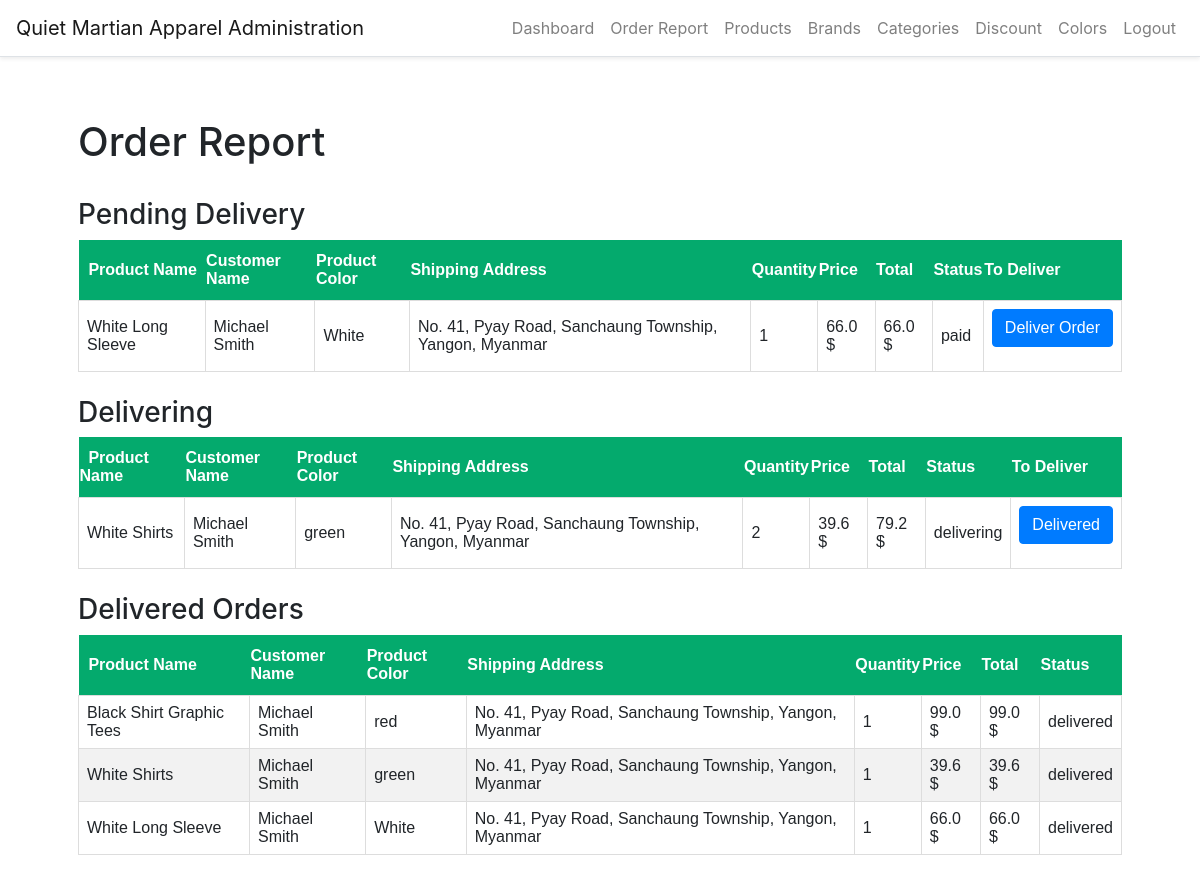
The page /order-report (signed in) on the database its author committed.
### website/models.py (models this page shows, shortened)
class Order(db.Model, UserMixin):
    id = db.Column(db.Integer, primary_key=True)
    customer_id = db.Column(db.Integer, db.ForeignKey('customer.id'))
    product_id = db.Column(db.Integer, db.ForeignKey('product.id'))
    order_no = db.Column(db.String(150), unique=True)
    quantity = db.Column(db.Integer)
    color = db.Column(db.String(30))
    price = db.Column(db.Float)
    order_total = db.Column(db.Float)
    order_date = db.Column(db.DateTime, default=func.now())
    order_status = db.Column(db.String(150))
    payments = db.relationship('Payment')
    product = db.relationship('Product', lazy=True)
    customer = db.relationship('Customer', lazy=True)

class Product(db.Model, UserMixin):
    id = db.Column(db.Integer, primary_key=True)
    brand_id = db.Column(db.Integer, db.ForeignKey('brand.id'))
    category_id = db.Column(db.Integer, db.ForeignKey('category.id'))
    title = db.Column(db.String(150))
    description = db.Column(db.String(255))
    stock = db.Column(db.Integer)
    discount_id = db.Column(db.Integer, db.ForeignKey('discount.id'))
    price = db.Column(db.Float)
    color_id = db.Column(db.Integer, db.ForeignKey('color.id'))
    image_1 = db.Column(db.String(150))
    image_2 = db.Column(db.String(150))
    image_3 = db.Column(db.String(150))
    created_date = db.Column(db.DateTime, default=func.now())
    created_by_id = db.Column(db.Integer)
    updated_date = db.Column(db.DateTime, default=func.now())
    updated_by_id = db.Column(db.Integer)
    brand = db.relationship('Brand')
    category = db.relationship('Category')
    color = db.relationship('Color')
    colors = db.relationship('Color', secondary='product_color')
    orders = db.relationship('Order', lazy=True)
    discount = db.relationship('Discount', lazy=True)

class Customer(db.Model, UserMixin):
    id = db.Column(db.Integer, primary_key=True)
    name = db.Column(db.String(150))
    nric = db.Column(db.String(150))
    nationality = db.Column(db.String(150))
    phone_number = db.Column(db.String(150))
    dob = db.Column(db.DateTime)
    email = db.Column(db.String(150), unique=True)
    address = db.Column(db.String(255))
    card_no = db.Column(db.String(150))
    username = db.Column(db.String(150), unique=True)
    password = db.Column(db.String(150))
    created_date = db.Column(db.DateTime, default=func.now())
    payments = db.relationship('Payment')
    orders = db.relationship('Order')

### website/auth.py (the view)
@auth.route('/order-report', methods=['GET', 'POST'])
def order_report():
    orders = Order.query.filter_by(order_status='paid').all()
    tod_orders = Order.query.filter_by(order_status='delivering').all()
    d_orders = Order.query.filter_by(order_status='delivered').all()
    return render_template("staff/order_report.html", tod_orders=tod_orders, d_orders=d_orders, orders=orders,
                           user=current_user)

### website/templates/staff/order_report.html (shortened to what this page needs)
{% extends "staff/layout.html" %}
{% block main %}
<link rel="stylesheet" href="static/payment.css">
    <h1>Order Report</h1>
<br>
<h3>Pending Delivery</h3>
        <table class="history">
            <thead>
                <tr>
                    <th>&nbsp;&nbsp;Product Name</th>
                    <th>Customer Name</th>
                    <th>Product Color</th>
                    <th>Shipping Address</th>
                    <th>Quantity</th>
                    <th>Price</th>
                    <th>Total</th>
                    <th>Status</th>
                    <th>To Deliver</th>
                </tr>
            </thead>
            <tbody>
            {% if orders %}
                {% for order in orders %}
                    <tr>
                        <td>{{ order.product.title }}</td>
                        <td>{{ order.customer.name }}</td>
                        <td>{{ order.color}}</td>
                        <td>{{ order.customer.address }}</td>
                        <td>{{ order.quantity }}</td>
                        <td>{{ order.price }} $</td>
                        <td>{{ order.order_total }} $</td>
                        <td>{{ order.order_status }}</td>
                        <td>
                            {% if order.order_status == 'paid' %}
                            <form method="POST" action="{{ url_for('auth.order_delivering') }}">
                                <button type="submit" class="btn btn-primary">Deliver Order</button>
                            </form>
                            {% endif %}
                        </td>
                    </tr>
                {% endfor %}
            {% else %}
            <td colspan="9" align="center">no orders pending delivery</td>
            {% endif %}
            </tbody>
        </table>
<br>
<h3>Delivering</h3>
        <table class="history">
            <thead>
                <tr>
                    <th>&nbsp;&nbsp;Product Name</th>
                    <th>Customer Name</th>
                    <th>Product Color</th>
                    <th>Shipping Address</th>
                    <th>Quantity</th>
                    <th>Price</th>
                    <th>Total</th>
                    <th>Status</th>
                    <th>To Deliver</th>
                </tr>
            </thead>
            <tbody>
            {% if tod_orders %}
                {% for order in tod_orders %}
                    <tr>
                        <td>{{ order.product.title }}</td>
                        <td>{{ order.customer.name }}</td>
                        <td>{{ order.color}}</td>
                        <td>{{ order.customer.address }}</td>
                        <td>{{ order.quantity }}</td>
                        <td>{{ order.price }} $</td>
                        <td>{{ order.order_total }} $</td>
                        <td>{{ order.order_status }}</td>
                        <td>
                            {% if order.order_status == 'delivering' %}
                            <form method="POST" action="{{ url_for('auth.order_delivered') }}">
                                <button type="submit" class="btn btn-primary">Delivered</button>
                            </form>
                            {% endif %}
                        </td>
                    </tr>
                {% endfor %}
            {% else %}
            <td colspan="9" align="center">no orders currently being delivered</td>
            {% endif %}
            </tbody>
        </table>
<br>
<h3>Delivered Orders</h3>
<table class="history">
            <thead>
                <tr>
                    <th>&nbsp;&nbsp;Product Name</th>
                    <th>Customer Name</th>
                    <th>Product Color</th>
                    <th>Shipping Address</th>
                    <th>Quantity</th>
                    <th>Price</th>
                    <th>Total</th>
                    <th>Status</th>
                </tr>
            </thead>
            <tbody>
            {% if d_orders %}
                {% for order in d_orders %}
                    <tr>
                        <td>{{ order.product.title }}</td>
                        <td>{{ order.customer.name }}</td>
                        <td>{{ order.color}}</td>
                        <td>{{ order.customer.address }}</td>
                        <td>{{ order.quantity }}</td>
                        <td>{{ order.price }} $</td>
                        <td>{{ order.order_total }} $</td>
                        <td>{{ order.order_status }}</td>
                    </tr>
                {% endfor %}
            {% else %}
            <td colspan="9" align="center">no orders delivered to the customer yet</td>
            {% endif %}
            </tbody>
        </table>
{% endblock %}

### website/static/style.css (style rules this page uses)
html { scroll-behavior: smooth; }

### website/static/payment.css (style rules this page uses)
.history th { padding-top: 12px; padding-bottom: 12px; text-align: left; background-color: #04AA6D; color: white; }
.history { font-family: Arial, Helvetica, sans-serif; border-collapse: collapse; width: 100%; }
.history td, history th { border: 1px solid #ddd; padding: 8px; }
.history tr:nth-child(even) { background-color: #f2f2f2; }

### rows shown on the page
Order: product "White Long Sleeve", customer.name "Michael Smith", color "White", customer.address "No. 41, Pyay Road, Sanchaung Township, Yangon, Myanmar", quantity "1", price "66.0", order_total "66.0", order_status "paid"
Order: product "White Shirts", customer.name "Michael Smith", color "green", customer.address "No. 41, Pyay Road, Sanchaung Township, Yangon, Myanmar", quantity "2", price "39.6", order_total "79.2", order_status "delivering"
Order: product "Black Shirt Graphic Tees", customer.name "Michael Smith", color "red", customer.address "No. 41, Pyay Road, Sanchaung Township, Yangon, Myanmar", quantity "1", price "99.0", order_total "99.0", order_status "delivered"
Order: product "White Shirts", customer.name "Michael Smith", color "green", customer.address "No. 41, Pyay Road, Sanchaung Township, Yangon, Myanmar", quantity "1", price "39.6", order_total "39.6", order_status "delivered"
Order: product "White Long Sleeve", customer.name "Michael Smith", color "White", customer.address "No. 41, Pyay Road, Sanchaung Township, Yangon, Myanmar", quantity "1", price "66.0", order_total "66.0", order_status "delivered"
